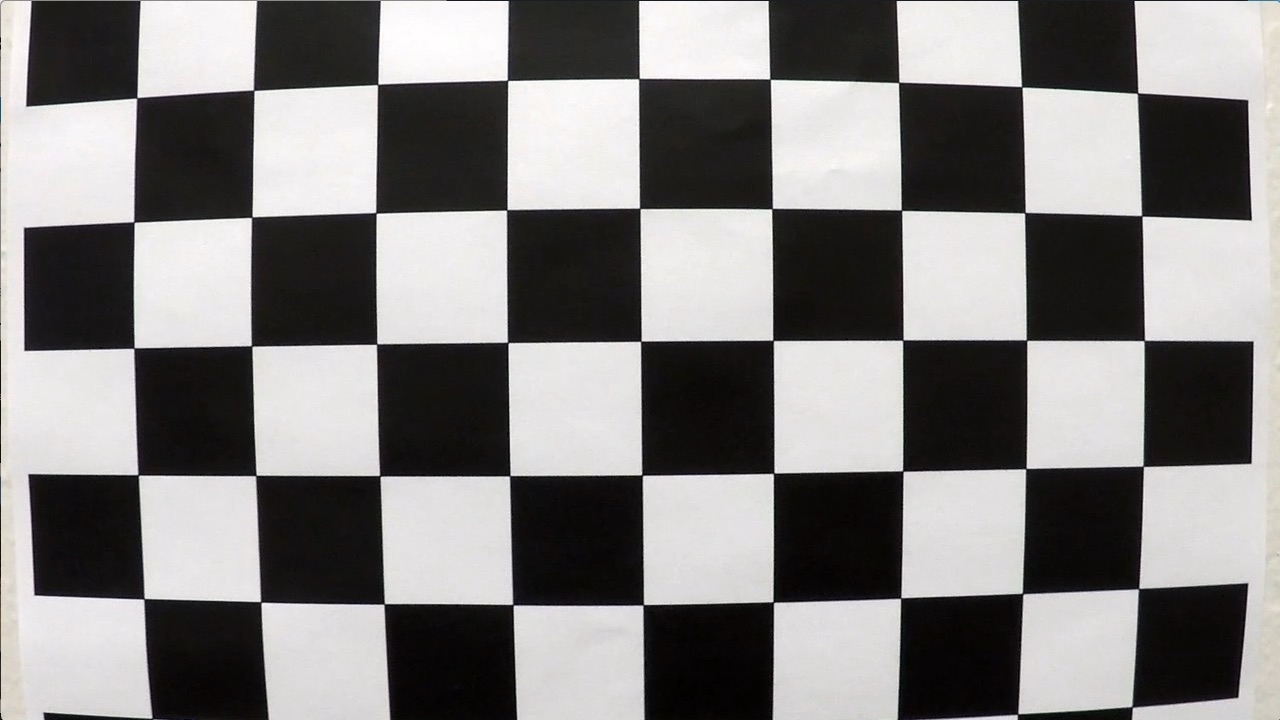
#> input picture term1/CarND-Advanced-Lane-Lines/camera_cal/calibration1.jpg, 1280 x 720 px; its folder holds 5 pictures in this run
$ python find_lane.py   (older library calls are emulated)
#> lines starting #> are read from the running program, lines starting #| are printed output that depends on the picture; after the words box and inside, x2 and y2 are one past the last pixel; in counts of white or black regions, pixels touching at a corner belong together
#/usr/bin/python

import numpy as np
import glob
import cv2
import os
import pickle
from moviepy.editor import VideoFileClip

calibration_file_path   = 'calibration.p'
calibration_img_path    = './output_images/calibration/'

mtx     = []
dist    = []

# define conversions in x and y from pixels space to meters
ym_per_pix = 30/720  # meters per pixel in y dimension
xm_per_pix = 3.7/700 # meters per pixel in x dimension

SMOOTHING_FACTOR = 10

def check_and_create_directory(path):
    if not os.path.isdir(path):
        os.makedirs(path)

def find_chessboard_corners(root_path):
#> called with root_path = 'camera_cal/calibration*.jpg'
    print("camera calibration started...", end=' ')

    images = glob.glob(root_path)

    columns = 9
    rows = 6

    raw_obj_points = np.zeros((rows * columns, 3), np.float32)
    raw_obj_points[:,:2] = np.mgrid[0:columns, 0:rows].T.reshape(-1, 2)

    obj_points = []
    img_points = []

    check_and_create_directory(calibration_img_path)

    for index, file_name in enumerate(images):
        img = cv2.imread(file_name)
#> img is the input picture: shape (720, 1280, 3); mean B, G, R 127.8, 128.4, 130.1
        gray_img = cv2.cvtColor(img, cv2.COLOR_BGR2GRAY)

        ret, corners = cv2.findChessboardCorners(gray_img, (columns, rows), None)
#> ret = False; corners = None
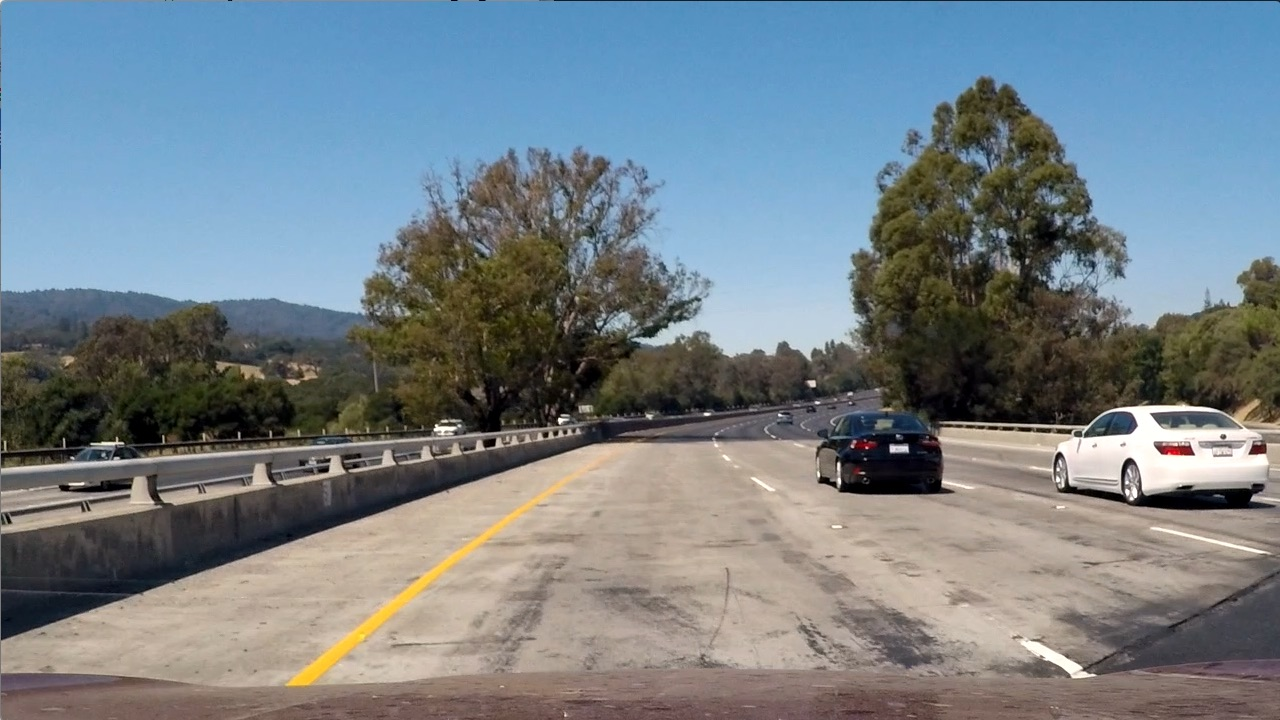
#> input picture term1/CarND-Advanced-Lane-Lines/test_images/test1.jpg, 1280 x 720 px
#> further down, img is the input picture: shape (720, 1280, 3); mean B, G, R 135.5, 128.7, 117.5
        if (ret == True):
            obj_points.append(raw_obj_points)
            img_points.append(corners)

            cv2.drawChessboardCorners(img, (columns, rows), corners, True)
            cv2.imwrite('./output_images/calibration/corners_found' + str(index) + '.jpg', img)

    print("OK")
    return (obj_points, img_points)

class LaneImage:
    def __init__(self):
        self.wasDetected = False
        self.outputDir = ""
        self.outputFile = ""
        self.saveSteps = False
        self.previousLeftFit = []
        self.previousRightFit = []
        self.isVideo = False
        self.curveRadius = None
        self.laneWidth = (0.0, 0.0, 0.0)
        self.distanceToCenter = 0.0
        self.errorCounter = 0
        self.leftFits = []
        self.rightFits = []
        self.bestLeftFit = []
        self.bestRightFit = []

    def undistoreImage(self, img):
        undistored_img = cv2.undistort(img, mtx, dist, None, mtx)
        if self.saveSteps:
            cv2.imwrite(self.outputDir + self.outputFile + "_01_undistored.jpg", undistored_img)
        return undistored_img

    def transformPerspective(self, img):
        img_size = (img.shape[1], img.shape[0])
        x_center = img_size[0]/2
        x_offset = 200

        source = np.float32([
            [(img_size[0] / 2) - 55, img_size[1] / 2 + 100],
            [(img_size[0] / 6) + 10, img_size[1]],
            [(img_size[0] * 5 / 6) - 45, img_size[1]],
            [(img_size[0] / 2) + 55, img_size[1] / 2 + 100]
        ])
        destination = np.float32([
            [(img_size[0] / 4), 0],
            [(img_size[0] / 4), img_size[1]],
            [(img_size[0] * 3 / 4), img_size[1]],
            [(img_size[0] * 3 / 4), 0]
        ])

        M = cv2.getPerspectiveTransform(source, destination)
        Minv = cv2.getPerspectiveTransform(destination, source)
        warped_img = cv2.warpPerspective(img, M, img_size, flags = cv2.INTER_LINEAR)

        if self.saveSteps:
            cv2.imwrite(self.outputDir + self.outputFile + "_02_transformed.jpg", warped_img)
        return warped_img, Minv

    def colorThreshold(self, img, hls_threshold=(150,255), rgb_threshold=(180, 255)):
#> called with hls_threshold = (150, 255), rgb_threshold = (180, 255)
        hls_img = cv2.cvtColor(img, cv2.COLOR_BGR2HLS)
#> hls_img: shape (720, 1280, 3); mean of channels 0, 1, 2 59.3, 128.5, 74.3
        s_channel = hls_img[:,:,2]
        r_channel = img[:,:,0]
        if self.saveSteps:
            cv2.imwrite(self.outputDir + self.outputFile + "_03_s_channel.jpg", s_channel)
            cv2.imwrite(self.outputDir + self.outputFile + "_04_r_channel.jpg", r_channel)

        r_binary = np.zeros_like(r_channel)
        r_binary[(r_channel >= rgb_threshold[0]) & (r_channel <= rgb_threshold[1])] = 1
        if self.saveSteps:
            cv2.imwrite(self.outputDir + self.outputFile + "_06_r_channel_binary.jpg", r_binary)
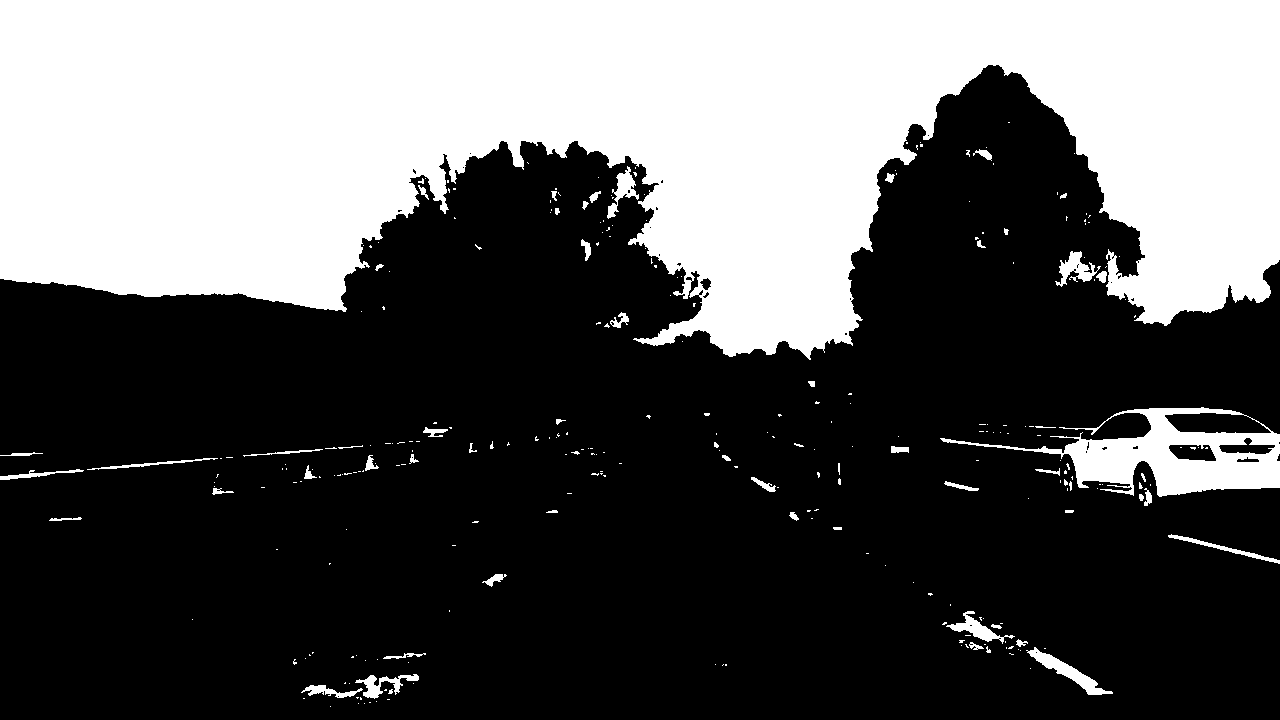
#> saved as test1.jpg_06_r_channel_binary.jpg: shape (720, 1280); values 0 (black) and 1 (white), 35.5% white; 290 white regions (230 under 20 px), largest, box (x1, y1, x2, y2) and area: (0, 0, 1280, 360) 307445, (940, 407, 1280, 497) 11199, (1026, 647, 1113, 695) 960

        s_binary = np.zeros_like(s_channel)
        s_binary[(s_channel >= hls_threshold[0]) & (s_channel <= hls_threshold[1])] = 1
        if self.saveSteps:
            cv2.imwrite(self.outputDir + self.outputFile + "_05_s_channel_binary.jpg", s_binary)

        color_binary = np.zeros_like(s_channel)
        color_binary[(s_binary == 1) | (r_binary == 1)] = 1
        if self.saveSteps:
            cv2.imwrite(self.outputDir + self.outputFile + "_07_combined_color_binary.jpg", color_binary)

        return s_binary

    def absoluteSobelThreshold(self, img, orientation='x', sobel_kernel_size=3, threshold=(20,100)):
#> called with orientation = 'x', sobel_kernel_size = 3, threshold = (20, 100)
        x = 1 if orientation == 'x' else 0
        y = 1 if orientation == 'y' else 0

        sobel = cv2.Sobel(img, cv2.CV_64F, x, y, ksize=sobel_kernel_size)
        sobel_absolute = np.absolute(sobel)
        sobel_scaled = np.uint8(255 * sobel_absolute / np.max(sobel_absolute))

        sobel_binary = np.zeros_like(sobel_scaled)
        sobel_binary[(sobel_scaled >= threshold[0]) & (sobel_scaled <= threshold[1])] = 1
        return sobel_binary

    def magnitudeThreshold(self, img, sobel_kernel_size=3, threshold=(10,100)):
        sobel_x = cv2.Sobel(img, cv2.CV_64F, 1, 0, ksize=sobel_kernel_size)
        sobel_y = cv2.Sobel(img, cv2.CV_64F, 0, 1, ksize=sobel_kernel_size)
        grad_magnitude = np.sqrt(sobel_x ** 2 + sobel_y ** 2)

        scale_factor = np.max(grad_magnitude) / 255
        grad_magnitude = (grad_magnitude / scale_factor).astype(np.uint8)

        magnitude_binary = np.zeros_like(grad_magnitude)
        magnitude_binary[(grad_magnitude >= threshold[0]) & (grad_magnitude <= threshold[1])] = 1
        return magnitude_binary

    def directionThreshold(self, img, sobel_kernel_size=7, threshold=(0.0, 0.3)):
        sobel_x = cv2.Sobel(img, cv2.CV_64F, 1, 0, ksize=sobel_kernel_size)
        sobel_y = cv2.Sobel(img, cv2.CV_64F, 0, 1, ksize=sobel_kernel_size)

        sobel_absolute_x = np.absolute(sobel_x)
        sobel_absolute_y = np.absolute(sobel_y)
        direction = np.arctan2(sobel_absolute_y, sobel_absolute_x)

        direction_binary = np.zeros_like(direction)
        direction_binary[(direction >= threshold[0]) & (direction <= threshold[1])] = 1
        return direction_binary


    def combinedColorGradientThreshold(self, img):
        color_binary = self.colorThreshold(img)

        gradient_img = gray = cv2.cvtColor(img, cv2.COLOR_BGR2GRAY)

        gradient_x = self.absoluteSobelThreshold(gradient_img, orientation='x')
#> gradient_x: shape (720, 1280); values 0 (black) and 1 (white), 6.6% white in thin lines or dots
        if self.saveSteps:
            cv2.imwrite(self.outputDir + self.outputFile + "_08_gradient_x.jpg", gradient_x)

        gradient_y = self.absoluteSobelThreshold(gradient_img, orientation='y')
#> call 2 of absoluteSobelThreshold, with orientation = 'y', sobel_kernel_size = 3, threshold = (20, 100)
#> in absoluteSobelThreshold (call 2), `sobel = cv2.Sobel(img, cv2.CV_64F, x, y, ksize=sobel_kernel_size)`:
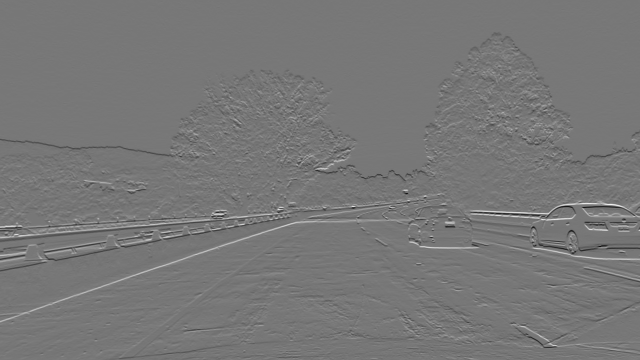
#> sobel: shape (720, 1280) float64 (shown at 1/2 size); min -689, max 779, mean -0.2; drawn with min black and max white
#> in absoluteSobelThreshold (call 2), `sobel_absolute = np.absolute(sobel)`:
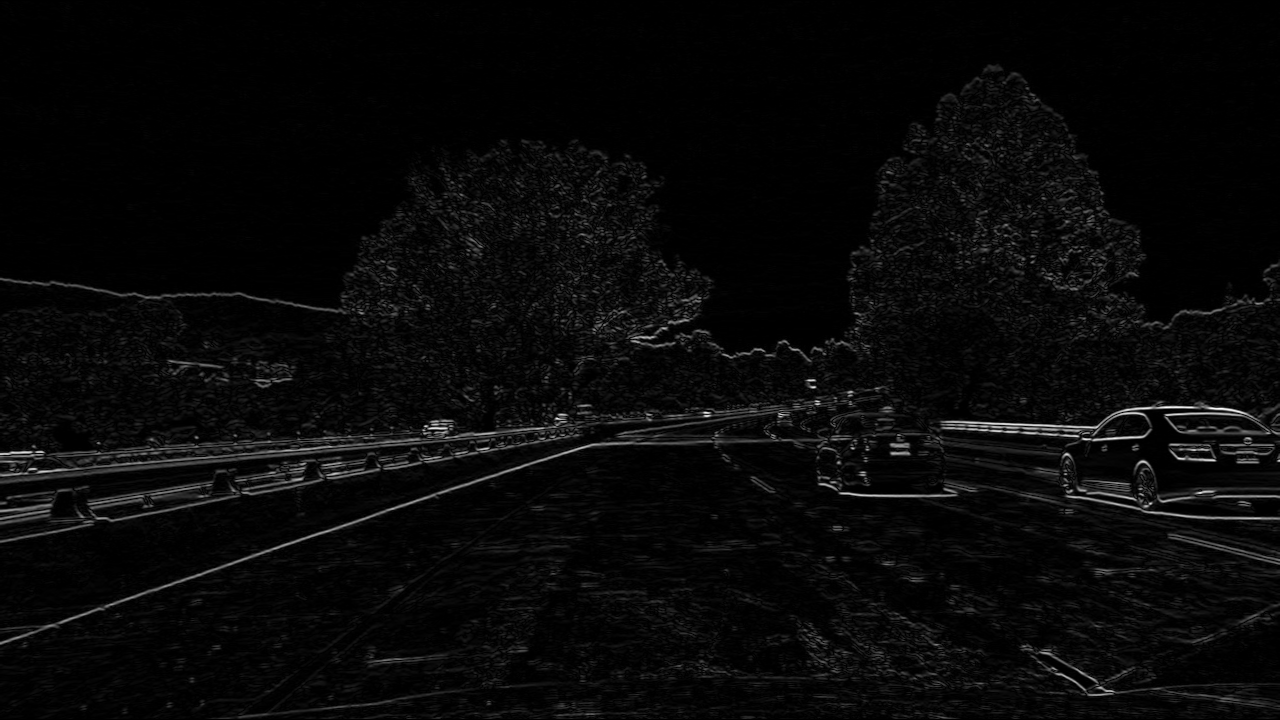
#> sobel_absolute: shape (720, 1280) float64; min 0, max 779, mean 27.4; drawn with min black and max white
#> gradient_y: shape (720, 1280); values 0 (black) and 1 (white), 10.4% white in thin lines or dots
#> (the rest of the program and of its run is left out)
